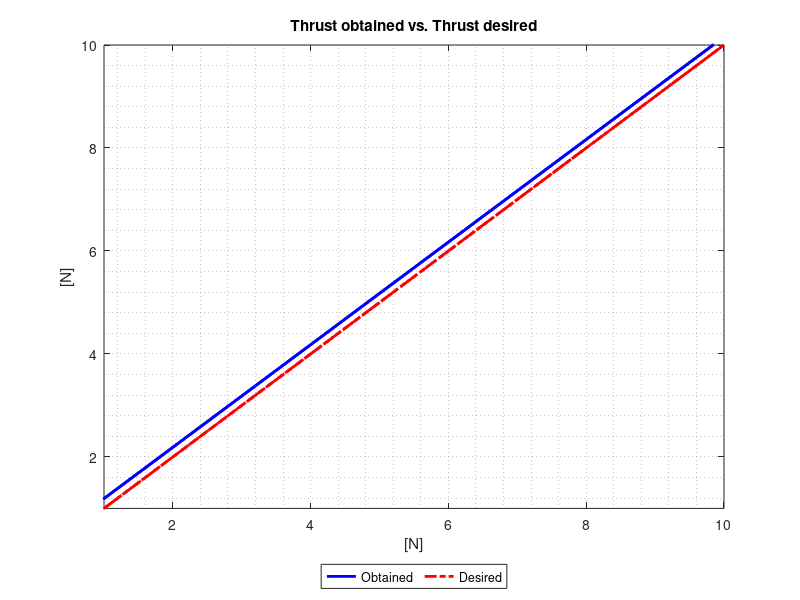

This chart was generated by the following MATLAB code:
%% Propellers coefficients validation %
% Author: Mattia Giurato              %
% Last review: 2015/07/15             %
%%%%%%%%%%%%%%%%%%%%%%%%%%%%%%%%%%%%%%%
clear all
close all 
clc

%% Load measured data
RAW = dlmread('Test_1.txt');
Thrust_d1 = RAW(:,1);        %[N]
Thrust_o1 = RAW(:,2);        %[N]

RAW = dlmread('Test_2.txt');
Thrust_d2 = RAW(:,1);        %[N]
Thrust_o2 = RAW(:,2);        %[N]

RAW = dlmread('Test_3.txt');
Thrust_d3 = RAW(:,1);        %[N]
Thrust_o3 = RAW(:,2);        %[N]

RAW = dlmread('Test_4.txt');
Thrust_d4 = RAW(:,1);        %[N]
Thrust_o4 = RAW(:,2);        %[N]

RAW = dlmread('Test_5.txt');
Thrust_d5 = RAW(:,1);        %[N]
Thrust_o5 = RAW(:,2);        %[N]

clear RAW

%% Least-squares method
%Omega vs Throttle
A11 = [Thrust_d1 ones(length(Thrust_d1),1)];
y11 = Thrust_o1;
x11 = (A11'*A11)\A11'*y11;
P11 = x11(1)*Thrust_d1 + x11(2);

A12 = [Thrust_d2 ones(length(Thrust_d2),1)];
y12 = Thrust_o2;
x12 = (A12'*A12)\A12'*y12;
P12 = x12(1)*Thrust_d2 + x12(2);

A13 = [Thrust_d3 ones(length(Thrust_d3),1)];
y13 = Thrust_o3;
x13 = (A13'*A13)\A13'*y13;
P13 = x13(1)*Thrust_d3 + x13(2);

A14 = [Thrust_d4 ones(length(Thrust_d4),1)];
y14 = Thrust_o4;
x14 = (A14'*A14)\A14'*y14;
P14 = x14(1)*Thrust_d4 + x14(2);

A15 = [Thrust_d5 ones(length(Thrust_d5),1)];
y15 = Thrust_o5;
x15 = (A15'*A15)\A15'*y15;
P15 = x15(1)*Thrust_d5 + x15(2);

mv = [x11(1) x12(1) x13(1) x14(1) x15(1)];
m = mean(mv);
qv = [x11(2) x12(2) x13(2) x14(2) x15(2)];
q = mean(qv);

%% Plot results
% figure('name', 'TEST 1')
% plot(Thrust_d1, Thrust_o1, 'ro','linewidth',2)
% hold on
% plot(Thrust_d1, P11,'b','linewidth',2)
% grid minor
% legend('Data', 'LS', 'location','southoutside','Orientation','horizontal')
% title('Thrust obtained vs. Thrust desired')
% ylabel('[N]')
% xlabel('[N]')
% 
% figure('name', 'TEST 2')
% plot(Thrust_d2, Thrust_o2, 'ro','linewidth',2)
% hold on
% plot(Thrust_d2, P12,'b','linewidth',2)
% grid minor
% legend('Data', 'LS', 'location','southoutside','Orientation','horizontal')
% title('Thrust obtained vs. Thrust desired')
% ylabel('[N]')
% xlabel('[N]')
% 
% figure('name', 'TEST 3')
% plot(Thrust_d3, Thrust_o3, 'ro','linewidth',2)
% hold on
% plot(Thrust_d3, P13,'b','linewidth',2)
% grid minor
% legend('Data', 'LS', 'location','southoutside','Orientation','horizontal')
% title('Thrust obtained vs. Thrust desired')
% ylabel('[N]')
% xlabel('[N]')
% 
% figure('name', 'TEST 4')
% plot(Thrust_d4, Thrust_o4, 'ro','linewidth',2)
% hold on
% plot(Thrust_d4, P14,'b','linewidth',2)
% grid minor
% legend('Data', 'LS', 'location','southoutside','Orientation','horizontal')
% title('Thrust obtained vs. Thrust desired')
% ylabel('[N]')
% xlabel('[N]')
% 
% figure('name', 'TEST 5')
% plot(Thrust_d5, Thrust_o5, 'ro','linewidth',2)
% hold on
% plot(Thrust_d5, P15,'b','linewidth',2)
% grid minor
% legend('Data', 'LS', 'location','southoutside','Orientation','horizontal')
% title('Thrust obtained vs. Thrust desired')
% ylabel('[N]')
% xlabel('[N]')

%% Report plot
figure('name', 'ObtainedVsDesired')
plot(Thrust_d3, P13,'b','linewidth',2)
hold on
plot(Thrust_d3, Thrust_d3,'r-.','linewidth',2)
grid minor
legend('Obtained', 'Desired', 'location','southoutside','Orientation','horizontal')
title('Thrust obtained vs. Thrust desired')
ylabel('[N]')
xlabel('[N]')
xlim([1 10])
ylim([1 10])

%% Output
disp('Thrust_o vs. Thrust_d: Y = m*X + q');
PARAM1 = ['m = ', num2str(m)];
disp(PARAM1);
PARAM1 = ['q = ', num2str(q)];
disp(PARAM1);

 %% End of code